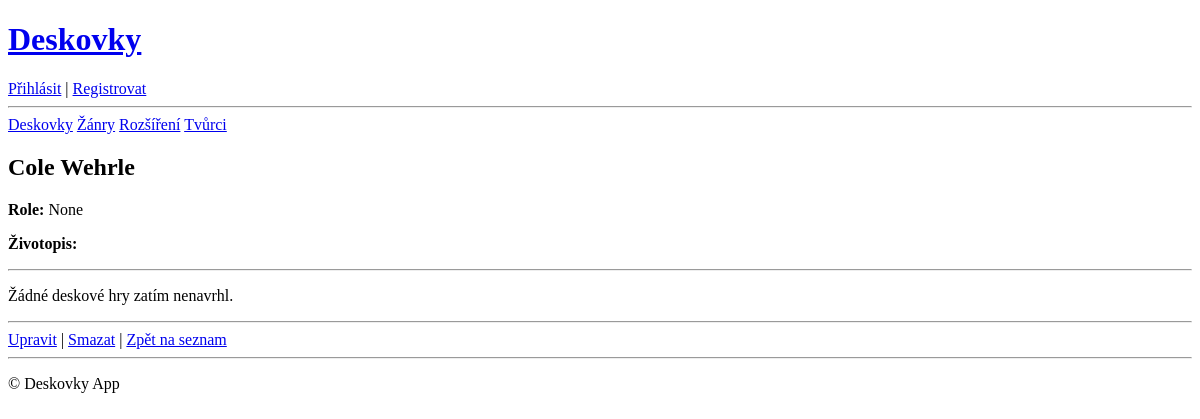
/tvurci/1/, run on an earlier commit of the app's database.
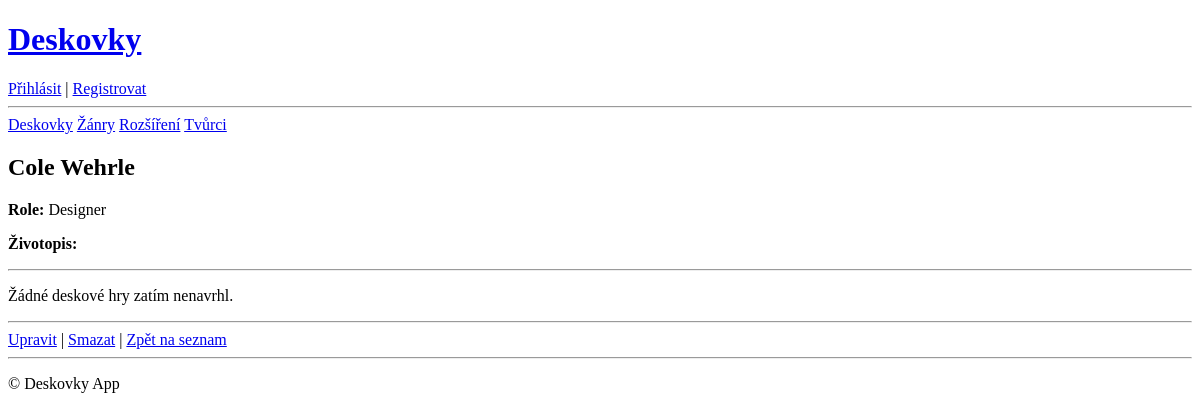
And on a later commit of the database.
### library/models.py (models this page shows, shortened)
class Tvurci(models.Model):
    ROLE_CHOICES = [
        ('designer', 'Designer'),
        ('illustrator', 'Ilustrátor'),
    ]
    Jmeno = models.CharField(max_length=80, verbose_name='Jméno tvůrce', help_text='Zadejte jméno tvůrce')
    Prijmeni = models.CharField(max_length=80, verbose_name='Příjmení tvůrce', help_text='Zadejte příjmení tvůrce')
    role = models.CharField(max_length=20, choices=ROLE_CHOICES, verbose_name='Role',blank=True, null=True, help_text='Vyberte roli tvůrce')
    zivotopis = models.TextField(verbose_name='Životopis', help_text='Zadejte životopis tvůrce', blank=True, null=True)
    fotografie = models.ImageField(upload_to='tvurci', null=True, blank=True, verbose_name='Fotografie')
    class Meta:
        verbose_name = 'Tvůrce'
        verbose_name_plural = 'Tvůrci'

### library/views.py (the view)
# urls.py: path('tvurci/<int:pk>/', views.tvurci_detail, name='tvurci_detail'),
def tvurci_detail(request, pk):
    tvurce = get_object_or_404(Tvurci, pk=pk)
    return render(request, 'tvurci/tvurci_detail.html', {'tvurce': tvurce})

### library/templates/tvurci/tvurci_detail.html (shortened to what this page needs)
{% extends 'base.html' %}
{% block content %}
<h2>{{ tvurce.Jmeno }} {{ tvurce.Prijmeni }}</h2>
<p><strong>Role:</strong> {{ tvurce.get_role_display }}</p>
{% if tvurce.zivotopis %}
    <p><strong>Životopis:</strong><br>{{ tvurci.zivotopis|linebreaks }}</p>
{% endif %}
<hr>
{% if tvurce.navrhovane_hry.exists %}
    <h3>Navržené deskové hry:</h3>
    <ul>
        {% for hra in tvurce.navrhovane_hry.all %}
            <li>
                <a href="{% url 'deskovka_detail' hra.pk %}">{{ hra.nazev }}</a>
            </li>
        {% endfor %}
    </ul>
{% else %}
    <p>Žádné deskové hry zatím nenavrhl.</p>
{% endif %}
<hr>
<a href="{% url 'tvurci_update' tvurce.pk %}">Upravit</a> |
<a href="{% url 'tvurci_delete' tvurce.pk %}">Smazat</a> |
<a href="{% url 'tvurci_list' %}">Zpět na seznam</a>
{% endblock %}

What changed in the data, as far as the page shows it:
changed Tvurci "Cole": role "None" → "Designer"
